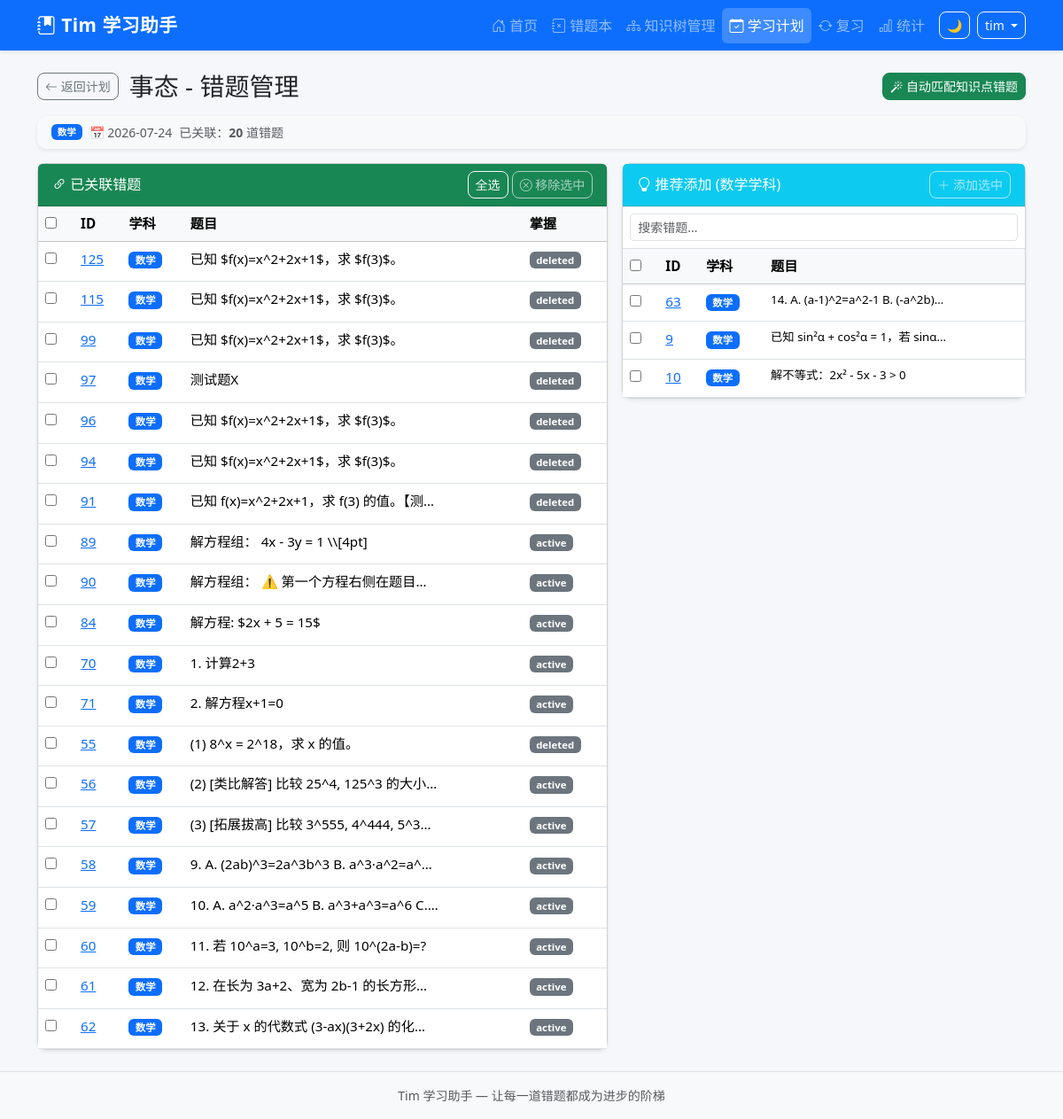
Page /study-plans/102/mistakes (signed in) on the earlier database version.
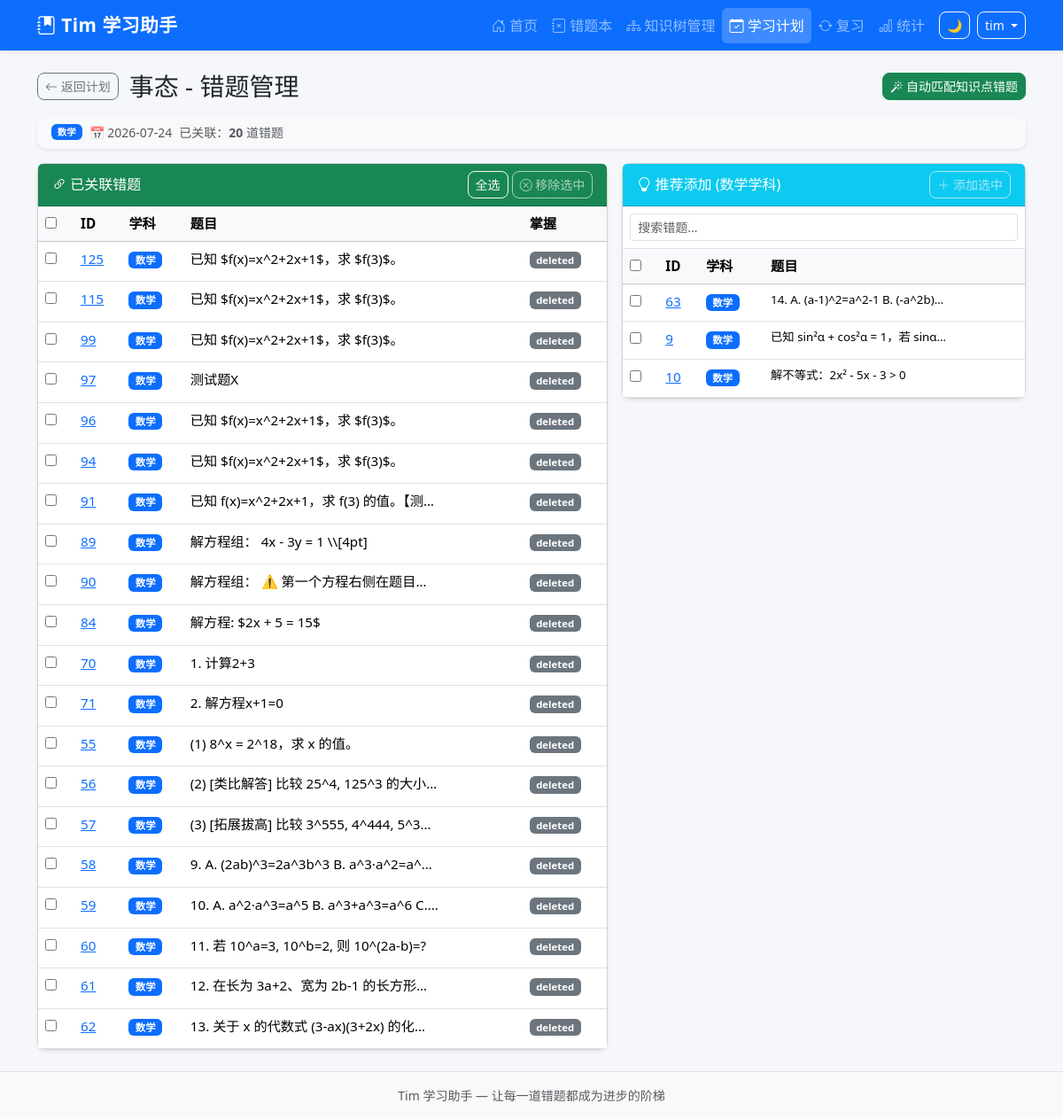
Same page on the later database version.
### tables this page shows
CREATE TABLE study_plans (
            id INTEGER PRIMARY KEY AUTOINCREMENT,
            uuid TEXT NOT NULL,
            title TEXT NOT NULL,
            description TEXT DEFAULT '',
            xueke TEXT DEFAULT '',
            zhishidian TEXT DEFAULT '',
            target_date DATE,
            priority INTEGER DEFAULT 1,
            status TEXT DEFAULT 'pending',
            created_at TIMESTAMP DEFAULT CURRENT_TIMESTAMP,
            completed_at TIMESTAMP
        );

CREATE TABLE mistake_records (
            id INTEGER PRIMARY KEY AUTOINCREMENT,
            uuid TEXT NOT NULL,
            sys_platform TEXT NOT NULL DEFAULT 'web',
            bstudio_create_time TIMESTAMP DEFAULT CURRENT_TIMESTAMP,
            xueke TEXT NOT NULL,
            timu TEXT NOT NULL,
            xueshengdaan TEXT DEFAULT '',
            zhengquedaan TEXT DEFAULT '',
            cuowufenxi TEXT DEFAULT '',
            zhishidian TEXT DEFAULT '',
            difficulty INTEGER DEFAULT 1,
            review_count INTEGER DEFAULT 0,
            last_review_at TIMESTAMP,
            next_review_at TIMESTAMP,
            review_stage INTEGER DEFAULT 0,
            review_algorithm TEXT DEFAULT 'sm2',
            status TEXT DEFAULT 'active',
            updated_at TIMESTAMP DEFAULT CURRENT_TIMESTAMP
        , voice_data TEXT DEFAULT '');

### app.py (the view, shortened to what this page needs)
@app.route('/study-plans/<int:plan_id>/mistakes')
@login_required
def plan_mistakes(plan_id):
    plan = query_db('SELECT * FROM study_plans WHERE id=?', (plan_id,), one=True)
    if not plan:
        flash('计划不存在', 'danger')
        return redirect(url_for('study_plans'))
    linked = query_db(
        '''SELECT mr.* FROM mistake_records mr
           JOIN plan_mistakes pm ON mr.id = pm.mistake_id
           WHERE pm.plan_id = ? AND 1=1
           ORDER BY mr.bstudio_create_time DESC''',
        (plan_id,)
    )
    linked = rows_to_dicts(linked)
    for q in linked:
        q['timu_plain'] = strip_latex(q['timu'])
    suggested = []
    if plan['zhishidian']:
        suggested = query_db(
            '''SELECT mr.* FROM mistake_records mr
               WHERE mr.zhishidian LIKE ? AND 1=1
               AND mr.id NOT IN (SELECT mistake_id FROM plan_mistakes WHERE plan_id=?)
               ORDER BY mr.bstudio_create_time DESC LIMIT 20''',
            ('%' + plan['zhishidian'] + '%', plan_id)
        )
    elif plan['xueke']:
        suggested = query_db(
            '''SELECT mr.* FROM mistake_records mr
               WHERE mr.xueke = ? AND 1=1
               AND mr.id NOT IN (SELECT mistake_id FROM plan_mistakes WHERE plan_id=?)
               ORDER BY mr.bstudio_create_time DESC LIMIT 20''',
            (plan['xueke'], plan_id)
        )
    suggested = rows_to_dicts(suggested)
    for q in suggested:
        q['timu_plain'] = strip_latex(q['timu'])
    resp = make_response(render_template('plan_mistakes.html',
        plan=plan, linked=linked, suggested=suggested,
        subjects=Config.get_subjects()))
    return set_uuid_cookie(resp, g.user_uuid)

### app.py (called while the page is built, shortened)
@app.after_request
def add_security_headers(resp):
    resp.headers['X-Frame-Options'] = 'DENY'
    resp.headers['X-Content-Type-Options'] = 'nosniff'
    resp.headers['Referrer-Policy'] = 'strict-origin-when-cross-origin'
    return resp

@app.before_request
def csrf_check():
    if 'csrf_token' not in session:
        session['csrf_token'] = str(uuid_mod.uuid4())
    if request.method in ('GET', 'HEAD', 'OPTIONS'):
        return

def login_required(f):
    @wraps(f)
    def decorated(*a, **kw):
        if 'user_id' not in session:
            return redirect(url_for('login', next=request.path))
        return f(*a, **kw)
    return decorated

@app.before_request
def before_request():
    g.user_uuid = get_or_create_uuid()
    g.username = session.get('username', '')

### config.py (called while the page is built)
    @staticmethod
    def get_subjects():
        try:
            from database import query_db
            rows = query_db("SELECT name FROM base_data WHERE category='subject' ORDER BY sort_order")
            if rows:
                return [r['name'] for r in rows]
        except Exception:
            pass
        return Config.SUBJECTS

### database.py (called while the page is built)
def get_db():
    conn = sqlite3.connect(Config.DATABASE_PATH, timeout=30)
    conn.row_factory = sqlite3.Row
    conn.execute("PRAGMA busy_timeout = 30000")
    conn.execute("PRAGMA foreign_keys = ON")
    conn.execute("PRAGMA journal_mode = WAL")
    return conn

def rows_to_dicts(rows):
    return [dict(r) for r in rows]

def query_db(query, args=(), one=False, exclude_deleted=True):
    conn = get_db()
    cur = conn.execute(query, args)
    rv = cur.fetchall()
    conn.close()
    return (rv[0] if rv else None) if one else rv

### utils.py (called while the page is built, shortened)
def get_or_create_uuid():
    user_uuid = request.cookies.get(Config.COOKIE_NAME)
    from database import query_db
    if not user_uuid:
        try:
            row = query_db(
                'SELECT uuid, COUNT(*) AS cnt FROM mistake_records '
                'GROUP BY uuid ORDER BY cnt DESC LIMIT 1', one=True)
            if row and row['cnt'] > 0:
                user_uuid = str(row['uuid'])
        except Exception:
            pass
        if not user_uuid:
            user_uuid = str(uuid_mod.uuid4())
    return user_uuid

def set_uuid_cookie(response, user_uuid):
    response.set_cookie(
        Config.COOKIE_NAME,
        user_uuid,
        max_age=Config.COOKIE_MAX_AGE,
        httponly=True,
        samesite='Lax'
    )
    return response

### templates/plan_mistakes.html (shortened to what this page needs)
{% extends "base.html" %}
{% block content %}
<div class="d-flex justify-content-between align-items-center mb-3">
    <div>
        <a href="{{ url_for('study_plans') }}" class="btn btn-outline-secondary btn-sm me-2">
            <i class="bi bi-arrow-left"></i> 返回计划
        </a>
        <h3 class="d-inline align-middle mb-0">{{ plan['title'] }} - 错题管理</h3>
    </div>
    <div class="d-flex gap-2">
        <button class="btn btn-success btn-sm" onclick="autoMatch()" id="auto-btn">
            <i class="bi bi-magic"></i> 自动匹配知识点错题
        </button>
    </div>
</div>
<div class="card mb-3 border-0 shadow-sm bg-light">
    <div class="card-body py-2">
        <div class="d-flex flex-wrap gap-2 align-items-center small">
            {% if plan['xueke'] %}<span class="badge bg-primary">{{ plan['xueke'] }}</span>{% endif %}
            {% if plan['target_date'] %}<span class="text-muted">📅 {{ plan['target_date'] }}</span>{% endif %}
            <span class="text-muted">已关联：<strong id="linked-count">{{ linked|length }}</strong> 道错题</span>
        </div>
    </div>
</div>
<div class="row g-3">
    <div class="col-lg-7">
        <div class="card shadow-sm">
            <div class="card-header bg-success text-white d-flex justify-content-between align-items-center">
                <span><i class="bi bi-link-45deg"></i> 已关联错题</span>
                <div>
                    <button class="btn btn-outline-light btn-sm" onclick="toggleAll('linked', true)" id="select-all-linked">全选</button>
                    <button class="btn btn-outline-light btn-sm" onclick="removeSelected()" id="remove-btn" disabled>
                        <i class="bi bi-x-circle"></i> 移除选中
                    </button>
                </div>
            </div>
            <div class="card-body p-0">
                {% if linked %}
                <div class="table-responsive">
                    <table class="table table-hover mb-0">
                        <thead class="table-light">
                            <tr>
                                <th style="width:40px"><input type="checkbox" id="linked-all" onchange="toggleGroup('linked', this)"></th>
                                <th>ID</th>
                                <th>学科</th>
                                <th>题目</th>
                                <th>掌握</th>
                            </tr>
                        </thead>
                        <tbody>
                            {% for q in linked %}
                            <tr class="linked-row">
                                <td><input type="checkbox" class="linked-cb" value="{{ q['id'] }}"></td>
                                <td><a href="{{ url_for('question_detail', question_id=q['id']) }}">{{ q['id'] }}</a></td>
                                <td><span class="badge bg-primary">{{ q['xueke'] }}</span></td>
                                <td>
                                    <span class="text-truncate d-inline-block" style="max-width:280px;">
                                        {{ q.get('timu_plain', q['timu'][:50]) }}
                                    </span>
                                </td>
                                <td>
                                    {% if q['status'] == 'mastered' %}
                                    <span class="badge bg-success">已掌握</span>
                                    {% else %}
                                    <span class="badge bg-secondary">{{ q['status'] }}</span>
                                    {% endif %}
                                </td>
                            </tr>
                            {% endfor %}
                        </tbody>
                    </table>
                </div>
                {% else %}
                <div class="text-center py-4 text-muted">
                    <i class="bi bi-inbox" style="font-size:2rem"></i>
                    <p class="mt-2 mb-0">暂无关联错题，请从右侧推荐列表添加，或点击「自动匹配」</p>
                </div>
                {% endif %}
            </div>
        </div>
    </div>
    <div class="col-lg-5">
        <div class="card shadow-sm">
            <div class="card-header bg-info text-white d-flex justify-content-between align-items-center">
                <span><i class="bi bi-lightbulb"></i> 推荐添加
                {% if plan['zhishidian'] %}(同知识点「{{ plan['zhishidian'] }}」)
                {% elif plan['xueke'] %}({{ plan['xueke'] }}学科)
                {% else %}(全部)
                {% endif %}
                </span>
                <button class="btn btn-outline-light btn-sm" onclick="addSelected()" id="add-btn" disabled>
                    <i class="bi bi-plus-lg"></i> 添加选中
                </button>
            </div>
            <div class="card-body p-0">
                {% if suggested %}
                <div class="p-2 border-bottom">
                    <input type="text" class="form-control form-control-sm" id="search-suggested"
                           placeholder="搜索错题..." oninput="filterSuggested()">
                </div>
                <div class="table-responsive" style="max-height:500px;overflow-y:auto;">
                    <table class="table table-hover mb-0">
                        <thead class="table-light sticky-top">
                            <tr>
                                <th style="width:40px"><input type="checkbox" id="suggested-all" onchange="toggleGroup('suggested', this)"></th>
                                <th>ID</th>
                                <th>学科</th>
                                <th>题目</th>
                            </tr>
                        </thead>
                        <tbody id="suggested-tbody">
                            {% for q in suggested %}
                            <tr class="suggested-row" data-keywords="{{ q['xueke'] }} {{ q.get('timu_plain', q['timu'][:50]) }} {{ q.get('zhishidian','') }}">
                                <td><input type="checkbox" class="suggested-cb" value="{{ q['id'] }}"></td>
                                <td><a href="{{ url_for('question_detail', question_id=q['id']) }}" target="_blank">{{ q['id'] }}</a></td>
                                <td><span class="badge bg-primary">{{ q['xueke'] }}</span></td>
                                <td>
                                    <span class="small d-inline-block" style="max-width:200px;overflow:hidden;text-overflow:ellipsis;white-space:nowrap;">
                                        {{ q.get('timu_plain', q['timu'][:50]) }}
                                    </span>
                                </td>
                            </tr>
                            {% endfor %}
                        </tbody>
                    </table>
                </div>
                {% endif %}
            </div>
        </div>
    </div>
</div>
{% endblock %}

### templates/base.html (shortened to what this page needs)
<!DOCTYPE html>
<html lang="zh-CN">
<head>
    <link href="https://cdn.jsdelivr.net/npm/bootstrap@5.3.2/dist/css/bootstrap.min.css" rel="stylesheet">
    <link href="https://cdn.jsdelivr.net/npm/bootstrap-icons@1.11.3/font/bootstrap-icons.css" rel="stylesheet">
    <link href="{{ url_for('static', filename='css/style.css') }}" rel="stylesheet">
    <link rel="stylesheet" href="https://cdn.jsdelivr.net/npm/katex@0.16.9/dist/katex.min.css">
</head>
<body>
    <nav class="navbar navbar-expand-lg navbar-dark bg-primary shadow-sm">
        <div class="container">
            <a class="navbar-brand fw-bold" href="{{ url_for('index') }}">
                <i class="bi bi-journal-bookmark-fill"></i> Tim 学习助手
            </a>
            <div class="collapse navbar-collapse" id="navbarNav">
                <ul class="navbar-nav ms-auto">
                    <li class="nav-item">
                        <a class="nav-link {% if request.path == '/' %}active{% endif %}" href="{{ url_for('index') }}">
                            <i class="bi bi-house-door"></i> 首页
                        </a>
                    </li>
                    <li class="nav-item">
                        <a class="nav-link {% if request.path.startswith('/questions') %}active{% endif %}" href="{{ url_for('question_list') }}">
                            <i class="bi bi-journal-x"></i> 错题本
                        </a>
                    </li>
                    <li class="nav-item">
                        <a class="nav-link {% if request.path == '/knowledge-tree' %}active{% endif %}" href="{{ url_for('knowledge_tree') }}">
                            <i class="bi bi-diagram-3"></i> 知识树管理
                        </a>
                    </li>
                    <li class="nav-item">
                        <a class="nav-link {% if request.path.startswith('/study-plans') %}active{% endif %}" href="{{ url_for('study_plans') }}">
                            <i class="bi bi-calendar-check"></i> 学习计划
                        </a>
                    </li>
                    <li class="nav-item">
                        <a class="nav-link {% if request.path.startswith('/review') %}active{% endif %}" href="{{ url_for('review_plan') }}">
                            <i class="bi bi-arrow-repeat"></i> 复习
                        </a>
                    </li>
                    <li class="nav-item">
                        <a class="nav-link {% if request.path == '/statistics' %}active{% endif %}" href="{{ url_for('statistics') }}">
                            <i class="bi bi-bar-chart"></i> 统计
                        </a>
                    </li>
                </ul>
                <button id="dark-toggle" class="btn btn-outline-light btn-sm ms-2" title="切换暗色模式" onclick="toggleDark()">🌙</button>
                {% if session.username %}
                <div class="dropdown ms-2">
                    <button class="btn btn-outline-light btn-sm dropdown-toggle" data-bs-toggle="dropdown">
                        {{ session.username }}
                    </button>
                </div>
                {% endif %}
            </div>
        </div>
    </nav>
    <main class="container py-4">
        {% block content %}{% endblock %}
    </main>
    <footer class="bg-light py-3 mt-auto border-top">
        <div class="container text-center text-muted small">
            Tim 学习助手 &mdash; 让每一道错题都成为进步的阶梯
        </div>
    </footer>
</body>
</html>

### static/css/style.css (style rules this page uses)
:root { --primary: #0d6efd; --success: #198754; --warning: #ffc107; --danger: #dc3545; --info: #0dcaf0; --dark: #212529; --light: #f8f9fa; }
body { min-height: 100vh; display: flex; flex-direction: column; background-color: #f5f7fa; }
main { flex: 1; }
.navbar-brand { font-size: 1.3rem; letter-spacing: 0.5px; }
.navbar .nav-link { padding: 0.5rem 0.9rem; border-radius: 6px; transition: background-color 0.2s; }
.navbar .nav-link.active { background-color: rgba(255, 255, 255, 0.2); }
.btn { border-radius: 8px; font-weight: 500; transition: all 0.2s; }
.table { font-size: 0.95rem; }
.table th { font-weight: 600; background-color: #f8f9fa; }
.card { border-radius: 10px; }

Differences in the rows shown:
changed mistake_records "解方程组： 4x - 3y = 1 \\\\[4pt]": status "active" → "deleted"
changed mistake_records "解方程组： ⚠️ 第一个方程右侧在题目…": status "active" → "deleted"
changed mistake_records "解方程: $2x + 5 = 15$": status "active" → "deleted"
changed mistake_records "1. 计算2+3": status "active" → "deleted"
changed mistake_records "2. 解方程x+1=0": status "active" → "deleted"
changed mistake_records "(2) [类比解答] 比较 25^4, 125^3 的大小…": status "active" → "deleted"
changed mistake_records "(3) [拓展拔高] 比较 3^555, 4^444, 5^3…": status "active" → "deleted"
changed mistake_records "9. A. (2ab)^3=2a^3b^3 B. a^3·a^2=a^…": status "active" → "deleted"
changed mistake_records id 59: status "active" → "deleted"
changed mistake_records id 60: status "active" → "deleted"
changed mistake_records "12. 在长为 3a+2、宽为 2b-1 的长方形…": status "active" → "deleted"
changed mistake_records "13. 关于 x 的代数式 (3-ax)(3+2x) 的化…": status "active" → "deleted"
